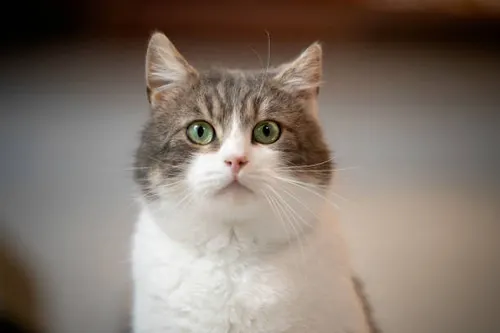
#> input picture cat-portrait.webp, 500 x 333 px
$ jupyter execute --allow-errors exp5.ipynb   (older library calls are emulated)
#> lines starting #> are read from the running program, lines starting #| are printed output that depends on the picture
# Ex.No : 05
## Record-Implementation of Filters
**Name : MOHAMMED IMTHIYAS M**
**Reg.No : 212223235002**

[cell 1]
import cv2
import numpy as np
import matplotlib.pyplot as plt

[cell 2]
image = cv2.imread('cat-portrait.webp')
#> image is the input picture: shape (333, 500, 3); mean B, G, R 108.2, 118.3, 130.9

# 1. Smoothing Filters

[cell 3]
average_filter = cv2.blur(image, (30,30))
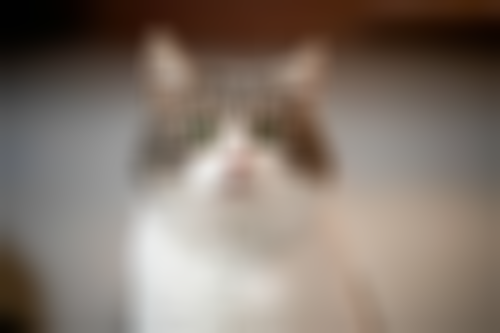
#> average_filter: shape (333, 500, 3); mean B, G, R 108, 118.1, 130.8

[cell 4]
plt.figure(figsize = (18 , 6))
plt.subplot(121); plt.imshow(image [:, :, ::-1]); plt.title('Input Image')
plt.subplot(122); plt.imshow(average_filter[:, :, ::-1]); plt.title('output image ( average filter)')
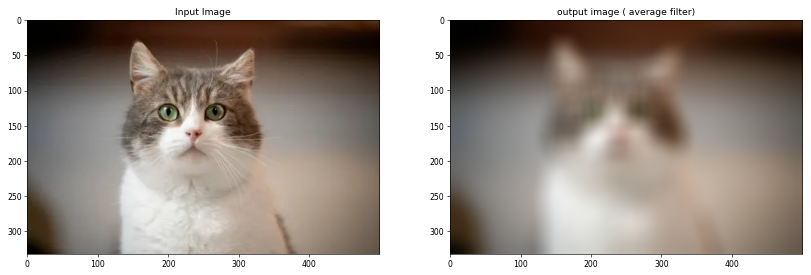
#> figure drawn by matplotlib, 2 panels

[cell 5]
gaussian_filter = cv2.GaussianBlur(image, (29,29), 0, 0)
plt.figure(figsize = (18, 6))
plt.subplot(121); plt.imshow(image [:, :, ::-1]); plt.title('Input Image')
plt.subplot(122); plt.imshow(gaussian_filter[:, :, ::-1]); plt.title('Output Image ( Gaussian Filter)')

[cell 6]
median_filter = cv2.medianBlur(image, 19)
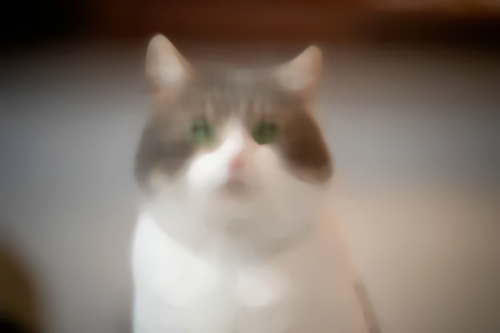
#> median_filter: shape (333, 500, 3); mean B, G, R 108.4, 118.5, 131.1
plt.figure(figsize = (18, 6))
plt.subplot(121); plt.imshow(image [:, :, ::-1]); plt.title('Input Image')
plt.subplot(122); plt.imshow(median_filter[:, :, ::-1]); plt.title('Output Image ( Median_filter)')

[cell 7]
image = cv2.imread('cat-portrait.webp')
kernel = np.ones((5,5), np.float32) / 25
dst = cv2.filter2D(image, ddepth=-1, kernel=kernel)
plt.figure(figsize=[20,10])
plt.subplot(121); plt.axis('on'); plt.imshow(image[:,:,::-1]); plt.title("Original Image")
plt.subplot(122); plt.axis('on'); plt.imshow(dst[:,:,::-1]); plt.title("Convolution Result")
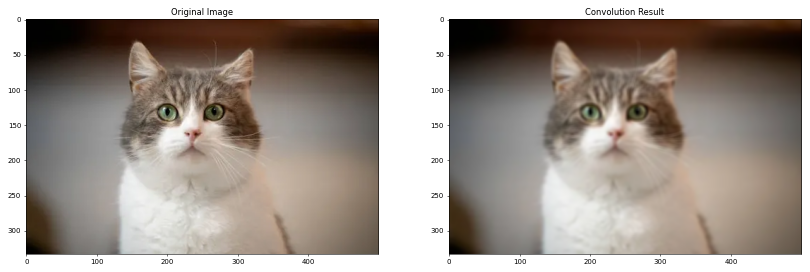
#> figure drawn by matplotlib, 2 panels

# 2. Sharpening Filters

[cell 8]
laplacian_kernel = np.array([[0, -1, 0],[-1, 5, -1],[0, -1, 0]])
sharpened_laplacian_kernel = cv2.filter2D(image, -1, kernel = laplacian_kernel)
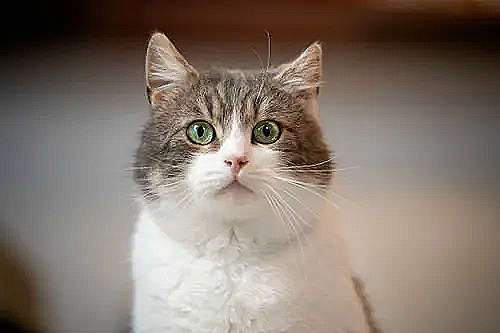
#> sharpened_laplacian_kernel: shape (333, 500, 3); mean B, G, R 108.3, 118.3, 130.9
plt.figure(figsize = (18, 6))
plt.subplot(121); plt.imshow(image [:, :, ::-1]); plt.title('Input Image')
plt.subplot(122); plt.imshow(sharpened_laplacian_kernel[:, :, ::-1]); plt.title('Output Image ( Laplacian_filter)')
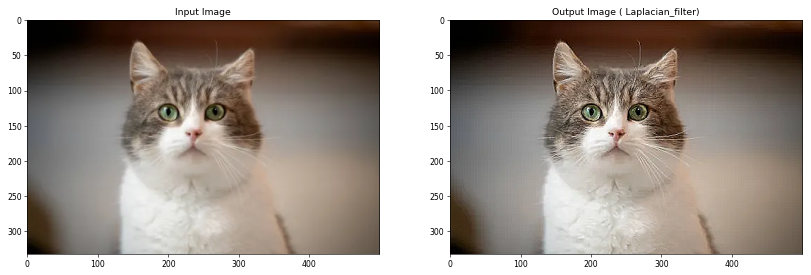
#> figure drawn by matplotlib, 2 panels
